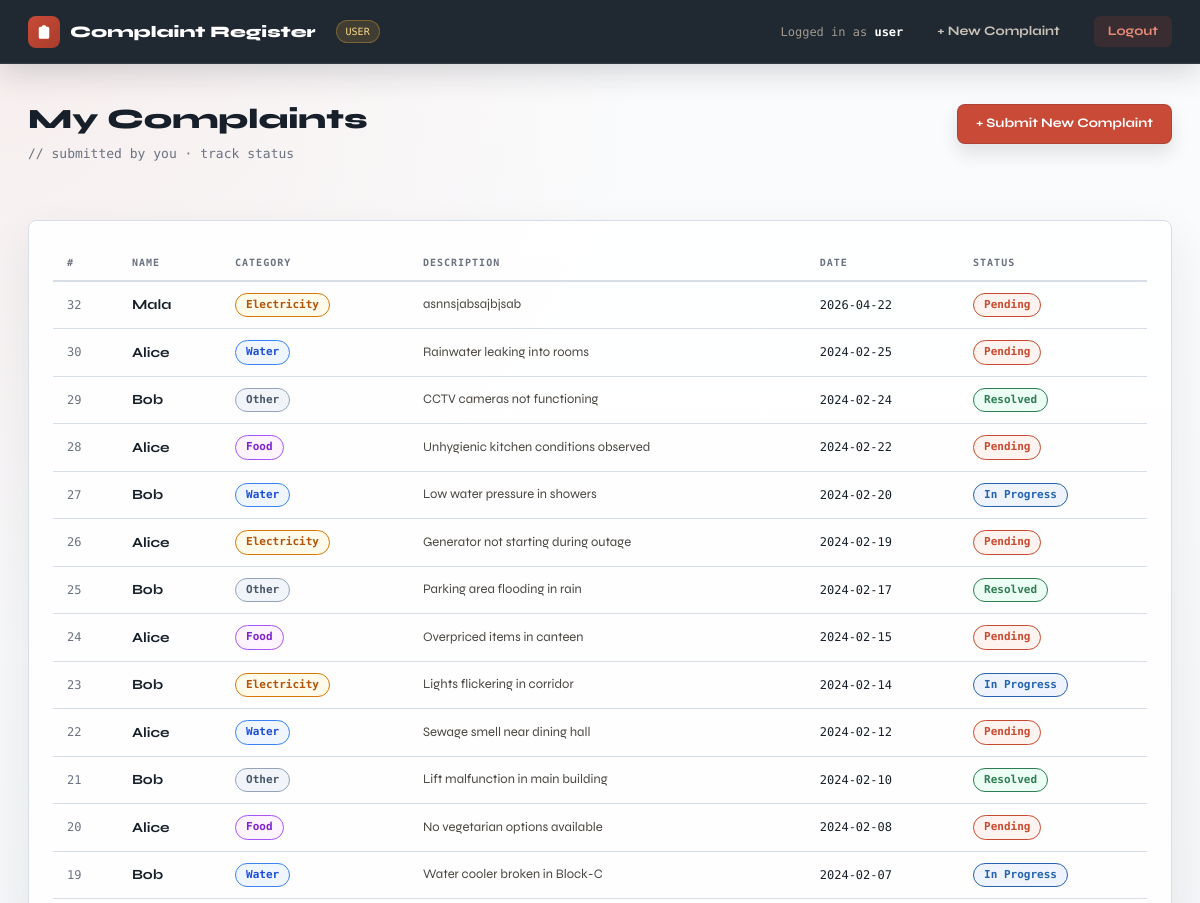
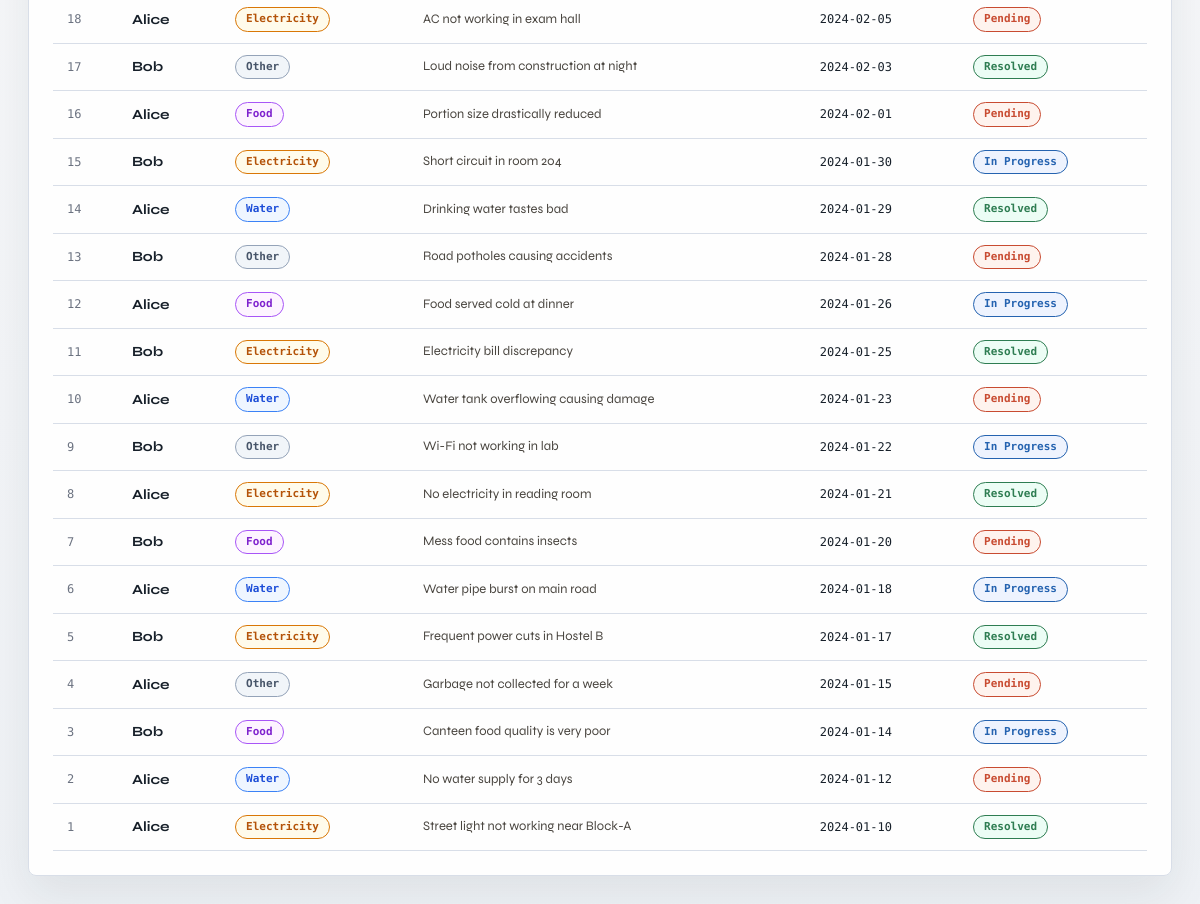
Screenshot of /dashboard (signed in) with the database file from the repository (2 pictures, top to bottom).
### tables this page shows
CREATE TABLE complaints (
                id          INTEGER PRIMARY KEY AUTOINCREMENT,
                user_id     INTEGER NOT NULL,
                name        TEXT    NOT NULL,
                category    TEXT    NOT NULL,
                description TEXT    NOT NULL,
                date        TEXT    NOT NULL,
                status      TEXT    NOT NULL DEFAULT 'Pending',
                FOREIGN KEY(user_id) REFERENCES users(id)
            );

### complaint_register/complaint_register/app.py (the view, shortened to what this page needs)
@app.route("/dashboard")
@login_required
def dashboard():
    with get_db() as conn:
        complaints = conn.execute(
            "SELECT * FROM complaints WHERE user_id=? ORDER BY id DESC",
            (session["user_id"],),
        ).fetchall()
        return render_template("user_dashboard.html", complaints=complaints)

### complaint_register/complaint_register/app.py (called while the page is built)
def get_db():
    conn = sqlite3.connect(DB)
    conn.row_factory = sqlite3.Row
    conn.execute("PRAGMA journal_mode=MEMORY")
    return conn

def login_required(f):
    @wraps(f)
    def decorated(*args, **kwargs):
        if "user_id" not in session:
            return redirect(url_for("login"))
        return f(*args, **kwargs)
    return decorated

### complaint_register/complaint_register/templates/user_dashboard.html (shortened to what this page needs)
{% extends 'base.html' %}
{% block content %}
<div style="display:flex;align-items:flex-start;justify-content:space-between;flex-wrap:wrap;gap:16px;margin-bottom:28px;">
  <div>
    <div class="page-title">My Complaints</div>
    <div class="page-sub">// submitted by you · track status</div>
  </div>
  <a href="{{ url_for('submit') }}" class="btn btn-primary" style="margin-top:6px;">+ Submit New Complaint</a>
</div>
{% if complaints %}
<div class="card">
  <div class="table-wrap">
    <table>
      <thead>
        <tr>
          <th>#</th>
          <th>Name</th>
          <th>Category</th>
          <th>Description</th>
          <th>Date</th>
          <th>Status</th>
        </tr>
      </thead>
      <tbody>
        {% for c in complaints %}
        <tr>
          <td style="font-family:'DM Mono',monospace;font-size:12px;color:var(--muted);">{{ c.id }}</td>
          <td style="font-weight:700;">{{ c.name }}</td>
          <td><span class="badge badge-{{ c.category }}">{{ c.category }}</span></td>
          <td class="desc-cell"><div class="desc-text" title="{{ c.description }}">{{ c.description }}</div></td>
          <td style="font-family:'DM Mono',monospace;font-size:12px;white-space:nowrap;">{{ c.date }}</td>
          <td><span class="badge badge-{{ c.status }}">{{ c.status }}</span></td>
        </tr>
        {% endfor %}
      </tbody>
    </table>
  </div>
</div>
{% endif %}
{% endblock %}

### complaint_register/complaint_register/templates/base.html (shortened to what this page needs)
<!DOCTYPE html>
<html lang="en">
<head>
</head>
<body>
<nav>
  <a class="nav-brand" href="{{ url_for('dashboard') }}">
    <div class="nav-logo">
      <svg viewBox="0 0 24 24"><path d="M9 5H7a2 2 0 00-2 2v12a2 2 0 002 2h10a2 2 0 002-2V7a2 2 0 00-2-2h-2M9 5a2 2 0 002 2h2a2 2 0 002-2M9 5a2 2 0 012-2h2a2 2 0 012 2m-6 9l2 2 4-4"/></svg>
    </div>
    <span>Complaint Register</span>
  </a>
  <span class="nav-role">{{ session.role | upper }}</span>
  <span class="nav-user">Logged in as <strong>{{ session.username }}</strong></span>
  {% if session.role == 'user' %}
  <a href="{{ url_for('submit') }}" class="nav-link">+ New Complaint</a>
  {% endif %}
  <a href="{{ url_for('logout') }}" class="nav-link logout">Logout</a>
</nav>
<main>
{% block content %}{% endblock %}
</main>
</body>
</html>

### complaint_register/complaint_register/templates/base.html (style rules this page uses)
*, *::before, *::after { box-sizing: border-box; margin: 0; padding: 0; }
:root { --ink: #17202a; --paper: #f6f7f9; --accent: #c94a37; --accent2: #e3a638; --green: #25745a; --blue: #2867b2; --muted: #6b7280; --card: #ffffff; --soft: #eef1f5; --border: #d8dee8; --shadow: 0 18px 45px rgba(23, 32, 42, 0.08); --nav-h: 64px; }
html, body { height: 100%; }
body { font-family: 'Syne', sans-serif; background: radial-gradient(circle at top left, rgba(201,74,55,0.08), transparent 30%), linear-gradient(180deg, #fbfcfd 0%, var(--paper) 42%, #eef1f5 100%); color: var(--ink); min-height: 100vh; line-height: 1.5; }
nav { position: sticky; top: 0; z-index: 100; height: var(--nav-h); background: rgba(23, 32, 42, 0.96); backdrop-filter: blur(12px); display: flex; align-items: center; padding: 0 28px; gap: 20px; border-bottom: 1px solid rgba(255,255,255,0.08); box-shadow: 0 10px 30px rgba(23,32,42,0.16); }
.nav-brand { display: flex; align-items: center; gap: 10px; text-decoration: none; }
.nav-logo { width: 32px; height: 32px; background: linear-gradient(135deg, var(--accent), #a93c2c); border-radius: 8px; display: flex; align-items: center; justify-content: center; }
.nav-logo svg { width: 18px; height: 18px; fill: white; }
.nav-brand span { font-size: 16px; font-weight: 800; color: white; letter-spacing: 0; }
.nav-role { font-size: 10px; font-family: 'DM Mono', monospace; background: rgba(227,166,56,0.16); color: var(--ink); color: #ffd98b; padding: 3px 9px; border: 1px solid rgba(227,166,56,0.35); border-radius: 999px; font-weight: 500; }
.nav-user { font-size: 12px; font-family: 'DM Mono', monospace; color: #a09a8e; }
.nav-user strong { color: white; }
.nav-link { font-size: 13px; font-weight: 700; color: #c8c2b8; text-decoration: none; padding: 6px 14px; border-radius: 6px; transition: background 0.15s, color 0.15s; }
.nav-link.logout { background: rgba(200,75,49,0.15); color: #e88a78; }
main { padding: 34px 28px 56px; max-width: 1200px; margin: 0 auto; }
.card { background: rgba(255,255,255,0.92); border: 1px solid var(--border); border-radius: 8px; padding: 24px; box-shadow: var(--shadow); }
.table-wrap { overflow-x: auto; }
table { width: 100%; border-collapse: collapse; font-size: 14px; }
thead th { text-align: left; padding: 10px 14px; font-size: 10px; font-family: 'DM Mono', monospace; text-transform: uppercase; letter-spacing: 1px; color: var(--muted); border-bottom: 2px solid var(--border); white-space: nowrap; }
tbody tr { border-bottom: 1px solid var(--border); transition: background 0.12s; }
tbody td { padding: 11px 14px; vertical-align: middle; }
.badge { display: inline-block; padding: 3px 10px; border-radius: 999px; font-size: 11px; font-weight: 700; font-family: 'DM Mono', monospace; border: 1.5px solid; }
.badge-Pending { background:#fef3ee; color:#c84b31; border-color:#c84b31; }
.badge-In.Progress { background:#eef3fe; color:#2563b0; border-color:#2563b0; }
.badge-Resolved { background:#ecfdf5; color:#2e7d52; border-color:#2e7d52; }
.badge-Electricity { background:#fffbeb; color:#b45309; border-color:#d97706; }
.badge-Water { background:#eff6ff; color:#1d4ed8; border-color:#3b82f6; }
.badge-Food { background:#fdf4ff; color:#7e22ce; border-color:#a855f7; }
.badge-Other { background:#f1f5f9; color:#475569; border-color:#94a3b8; }
.btn { padding: 9px 18px; border: 1px solid rgba(23,32,42,0.16); border-radius: 8px; font-family: 'Syne', sans-serif; font-size: 13px; font-weight: 700; cursor: pointer; box-shadow: 0 9px 18px rgba(23,32,42,0.12); transition: transform 0.1s, box-shadow 0.1s, background 0.15s; text-decoration: none; display: inline-block; }
.btn-primary { background: var(--accent); color: white; }
.page-title { font-size: 28px; font-weight: 800; letter-spacing: 0; margin-bottom: 4px; }
.page-sub { font-size: 13px; color: var(--muted); font-family: 'DM Mono', monospace; margin-bottom: 28px; }
.desc-cell { max-width: 280px; }
.desc-text { display: -webkit-box; -webkit-line-clamp: 2; -webkit-box-orient: vertical; overflow: hidden; font-size: 13px; color: #4a4640; line-height: 1.5; }

### rows the page displays
complaints: id "32", name "Mala", category "Electricity", description "asnnsjabsajbjsab", date "2026-04-22", status "Pending"
complaints: id "30", name "Alice", category "Water", description "Rainwater leaking into rooms", date "2024-02-25", status "Pending"
complaints: id "29", name "Bob", category "Other", description "CCTV cameras not functioning", date "2024-02-24", status "Resolved"
complaints: id "28", name "Alice", category "Food", description "Unhygienic kitchen conditions observed", date "2024-02-22", status "Pending"
complaints: id "27", name "Bob", category "Water", description "Low water pressure in showers", date "2024-02-20", status "In Progress"
complaints: id "26", name "Alice", category "Electricity", description "Generator not starting during outage", date "2024-02-19", status "Pending"
complaints: id "25", name "Bob", category "Other", description "Parking area flooding in rain", date "2024-02-17", status "Resolved"
complaints: id "24", name "Alice", category "Food", description "Overpriced items in canteen", date "2024-02-15", status "Pending"
complaints: id "23", name "Bob", category "Electricity", description "Lights flickering in corridor", date "2024-02-14", status "In Progress"
complaints: id "22", name "Alice", category "Water", description "Sewage smell near dining hall", date "2024-02-12", status "Pending"
complaints: id "21", name "Bob", category "Other", description "Lift malfunction in main building", date "2024-02-10", status "Resolved"
complaints: id "20", name "Alice", category "Food", description "No vegetarian options available", date "2024-02-08", status "Pending"
complaints: id "19", name "Bob", category "Water", description "Water cooler broken in Block-C", date "2024-02-07", status "In Progress"
complaints: id "18", name "Alice", category "Electricity", description "AC not working in exam hall", date "2024-02-05", status "Pending"
complaints: id "17", name "Bob", category "Other", description "Loud noise from construction at night", date "2024-02-03", status "Resolved"
complaints: id "16", name "Alice", category "Food", description "Portion size drastically reduced", date "2024-02-01", status "Pending"
complaints: id "15", name "Bob", category "Electricity", description "Short circuit in room 204", date "2024-01-30", status "In Progress"
complaints: id "14", name "Alice", category "Water", description "Drinking water tastes bad", date "2024-01-29", status "Resolved"
complaints: id "13", name "Bob", category "Other", description "Road potholes causing accidents", date "2024-01-28", status "Pending"
complaints: id "12", name "Alice", category "Food", description "Food served cold at dinner", date "2024-01-26", status "In Progress"
complaints: id "11", name "Bob", category "Electricity", description "Electricity bill discrepancy", date "2024-01-25", status "Resolved"
complaints: id "10", name "Alice", category "Water", description "Water tank overflowing causing damage", date "2024-01-23", status "Pending"
complaints: id "9", name "Bob", category "Other", description "Wi-Fi not working in lab", date "2024-01-22", status "In Progress"
complaints: id "8", name "Alice", category "Electricity", description "No electricity in reading room", date "2024-01-21", status "Resolved"
complaints: id "7", name "Bob", category "Food", description "Mess food contains insects", date "2024-01-20", status "Pending"
complaints: id "6", name "Alice", category "Water", description "Water pipe burst on main road", date "2024-01-18", status "In Progress"
complaints: id "5", name "Bob", category "Electricity", description "Frequent power cuts in Hostel B", date "2024-01-17", status "Resolved"
complaints: id "4", name "Alice", category "Other", description "Garbage not collected for a week", date "2024-01-15", status "Pending"
complaints: id "3", name "Bob", category "Food", description "Canteen food quality is very poor", date "2024-01-14", status "In Progress"
complaints: id "2", name "Alice", category "Water", description "No water supply for 3 days", date "2024-01-12", status "Pending"
complaints: id "1", name "Alice", category "Electricity", description "Street light not working near Block-A", date "2024-01-10", status "Resolved"

### other values shown
{{ session.role | upper }} "USER"
{{ session.username }} "user"
